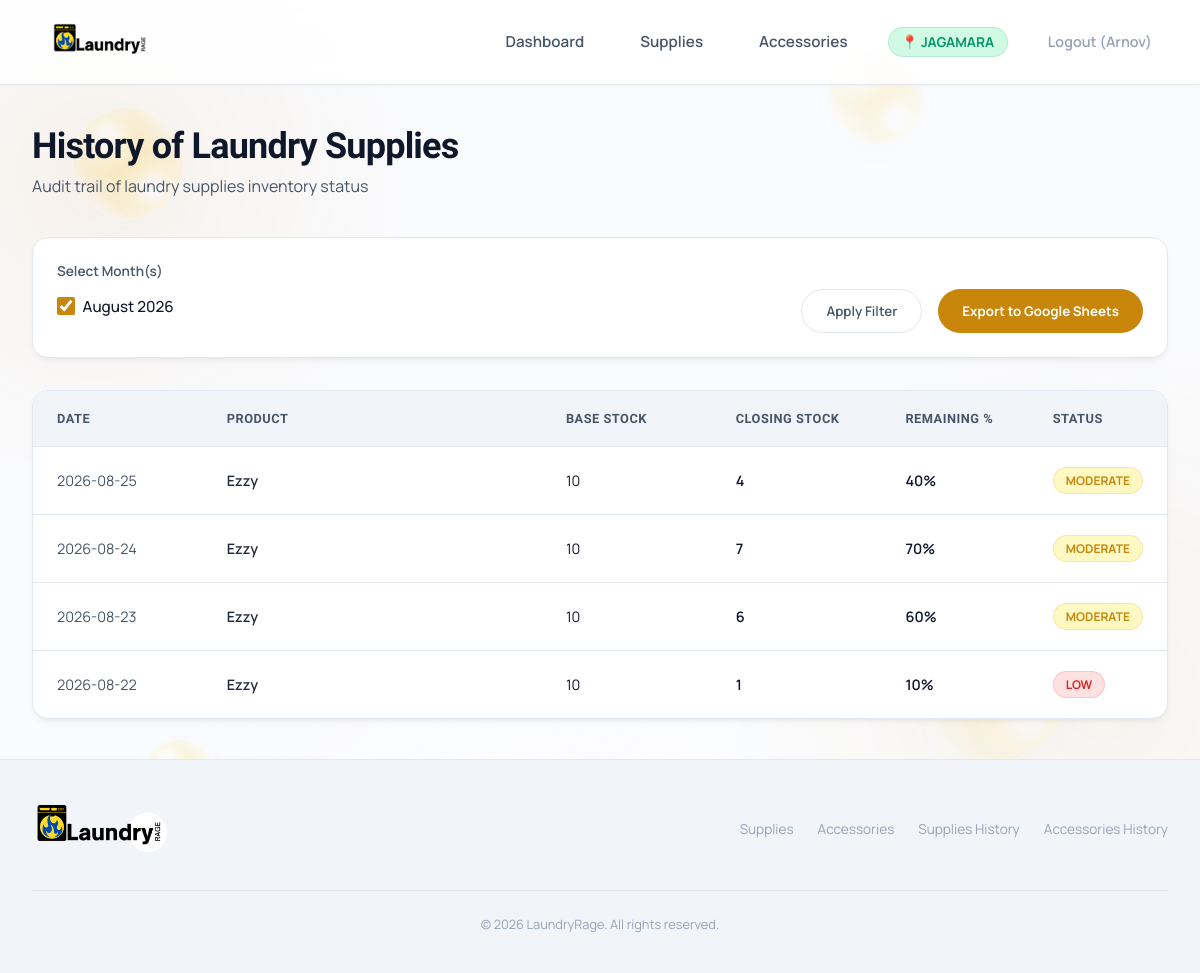
The app's page /history/laundry-supplies/ (signed in), older data.
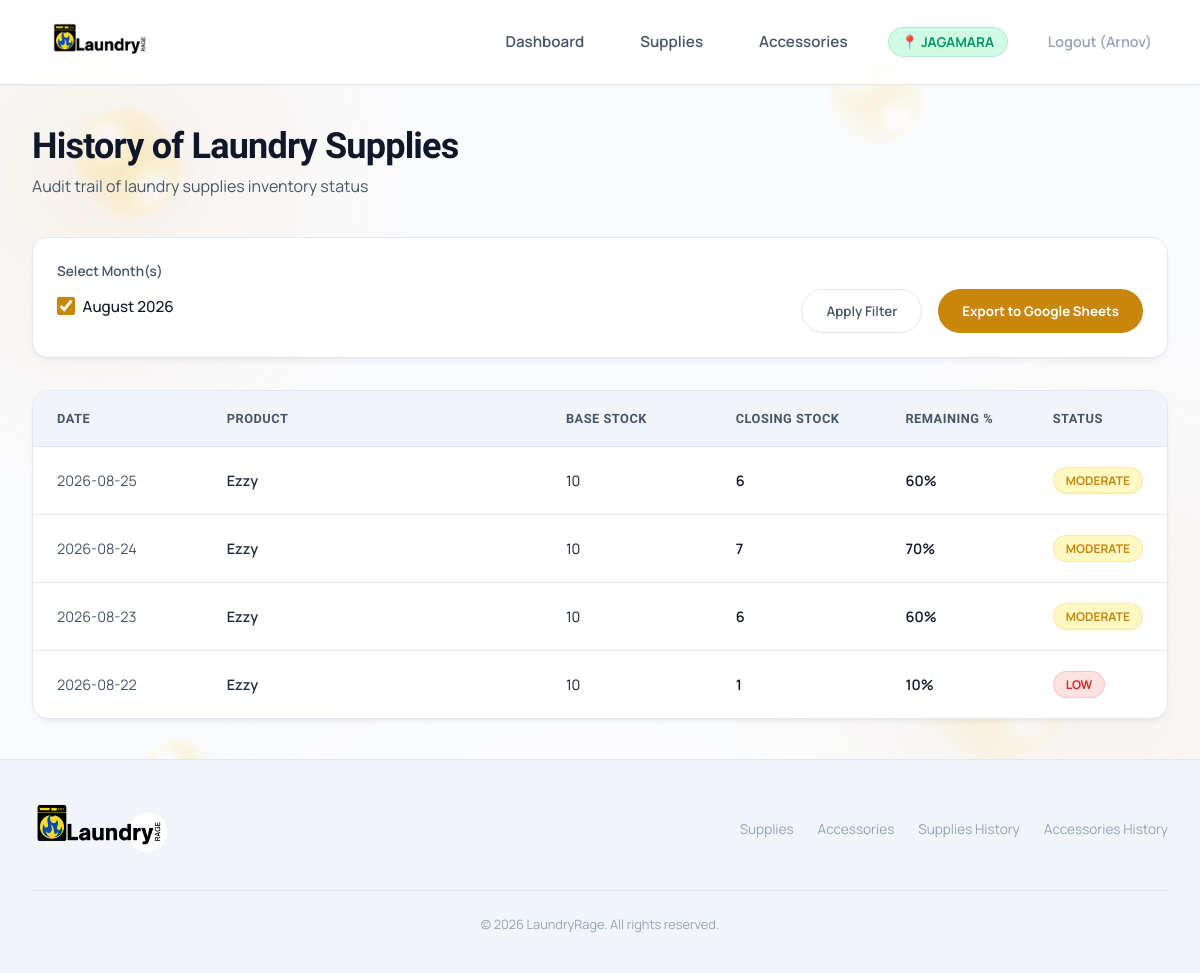
The same page, newer data.
### inventory/models.py (models this page shows, shortened)
class Product(models.Model):
    CATEGORY_CHOICES = [
        ('Laundry Supplies', 'Laundry Supplies'),
        ('Accessories', 'Accessories'),
    ]
    name = models.CharField(max_length=255)
    category = models.CharField(max_length=50, choices=CATEGORY_CHOICES)
    unit = models.CharField(max_length=50, help_text="e.g., L, bottles, pcs")
    cost = models.DecimalField(max_digits=10, decimal_places=2, null=True, blank=True)
    supplier = models.CharField(max_length=255)
    product_size = models.CharField(max_length=50, blank=True, default='', help_text="e.g., 750 ml, 1 L, 500 g")
    image = models.ImageField(upload_to='products/', blank=True, null=True, verbose_name='Product Image')
    is_active = models.BooleanField(default=True, help_text="Soft-deletion state")

class DailyInventory(models.Model):
    branch = models.ForeignKey(Branch, on_delete=models.CASCADE, related_name='daily_inventories', null=True, blank=True)
    product = models.ForeignKey(Product, on_delete=models.CASCADE, related_name='daily_inventories')
    date = models.DateField()
    base_stock = models.DecimalField(max_digits=10, decimal_places=2, default=Decimal('0.00'))
    closing_stock = models.DecimalField(max_digits=10, decimal_places=2, default=Decimal('0.00'))
    created_at = models.DateTimeField(auto_now_add=True)
    updated_at = models.DateTimeField(auto_now=True)
    class Meta:
        unique_together = ('branch', 'product', 'date')
        verbose_name_plural = "Daily Inventories"
    @property
    def remaining_percentage(self):
        if self.base_stock <= 0:
            return None
        return (self.closing_stock / self.base_stock) * 100

### inventory/views.py (the view)
# urls.py: path('history/laundry-supplies/', views.supplies_history_view, name='history_laundry_supplies'),
def supplies_history_view(request):
    return _history_view(
        request,
        category='Laundry Supplies',
        export_category='supplies',
        title='History of Laundry Supplies',
        template_name='history/laundry_supplies.html',
        is_supplies=True,
    )

### inventory/context_processors.py (called while the page is built)
def branch_context(request):
    from .models import Branch
    return {
        'all_branches': Branch.objects.filter(active=True)
    }

### templates/history/laundry_supplies.html (shortened to what the changed rows need)
{% extends 'base.html' %}
{% block content %}
<div class="page-title-area">
    <div>
        <h1>History of Laundry Supplies</h1>
    </div>
</div>
<div class="history-table-card">
    <div class="table-responsive">
        <table class="table-history">
            <thead>
                <tr>
                    <th id="th-date" style="width: 15%;">Date</th>
                    <th id="th-product" style="width: 30%;">Product</th>
                    <th id="th-base" style="width: 15%;">Base Stock</th>
                    <th id="th-closing" style="width: 15%;">Closing Stock</th>
                    <th id="th-percentage" style="width: 13%;">Remaining %</th>
                    <th id="th-status" style="width: 12%;">Status</th>
                </tr>
            </thead>
            <tbody>
                {% if rows %}
                    {% for row in rows %}
                    <tr class="history-row" data-product-id="{{ row.product.id }}">
                        <td class="history-date">{{ row.date|date:"Y-m-d" }}</td>
                        <td class="history-product-cell">
                            <a href="{% url 'inventory:product_history_detail' row.product.id %}?date={{ row.date|date:'Y-m-d' }}" style="color: var(--accent-dark); font-weight: 600; text-decoration: none; transition: var(--transition-smooth);" class="product-drilldown-link">
                                {{ row.product.name }}
                            </a>
                        </td>
                        <td>
                            {% if row.base_stock > 0 %}
                                {{ row.base_stock|floatformat:"0" }}
                            {% else %}
                                —
                            {% endif %}
                        </td>
                        <td style="font-weight: 600; color: var(--text-primary);">
                            {{ row.closing_stock|floatformat:"0" }}
                        </td>
                        <td style="font-weight: 600;">
                            {% if row.remaining_percentage is not None %}
                                {{ row.remaining_percentage|floatformat:"0" }}%
                            {% else %}
                                —
                            {% endif %}
                        </td>
                        <td>
                            <span class="status-badge {% if row.status == 'RED' %}status-red{% elif row.status == 'YELLOW' %}status-yellow{% elif row.status == 'GREEN' %}status-green{% else %}status-gray{% endif %}">
                                {% if row.status == 'RED' %}
                                    LOW
                                {% elif row.status == 'YELLOW' %}
                                    MODERATE
                                {% elif row.status == 'GREEN' %}
                                    SUFFICIENT
                                {% else %}
                                    NO BASE
                                {% endif %}
                            </span>
                        </td>
                    </tr>
                    {% endfor %}
                {% else %}
                    <tr>
                        <td colspan="6" style="text-align: center; color: var(--text-muted); padding: 3rem;">
                            No history logs available for laundry supplies.
                        </td>
                    </tr>
                {% endif %}
            </tbody>
        </table>
    </div>
</div>
{% endblock %}

Row changes from the older to the newer data that the page shows:
changed through a linked row, Product "Ezzy": closing_stock "4" → "6"; remaining_percentage "40" → "60"
